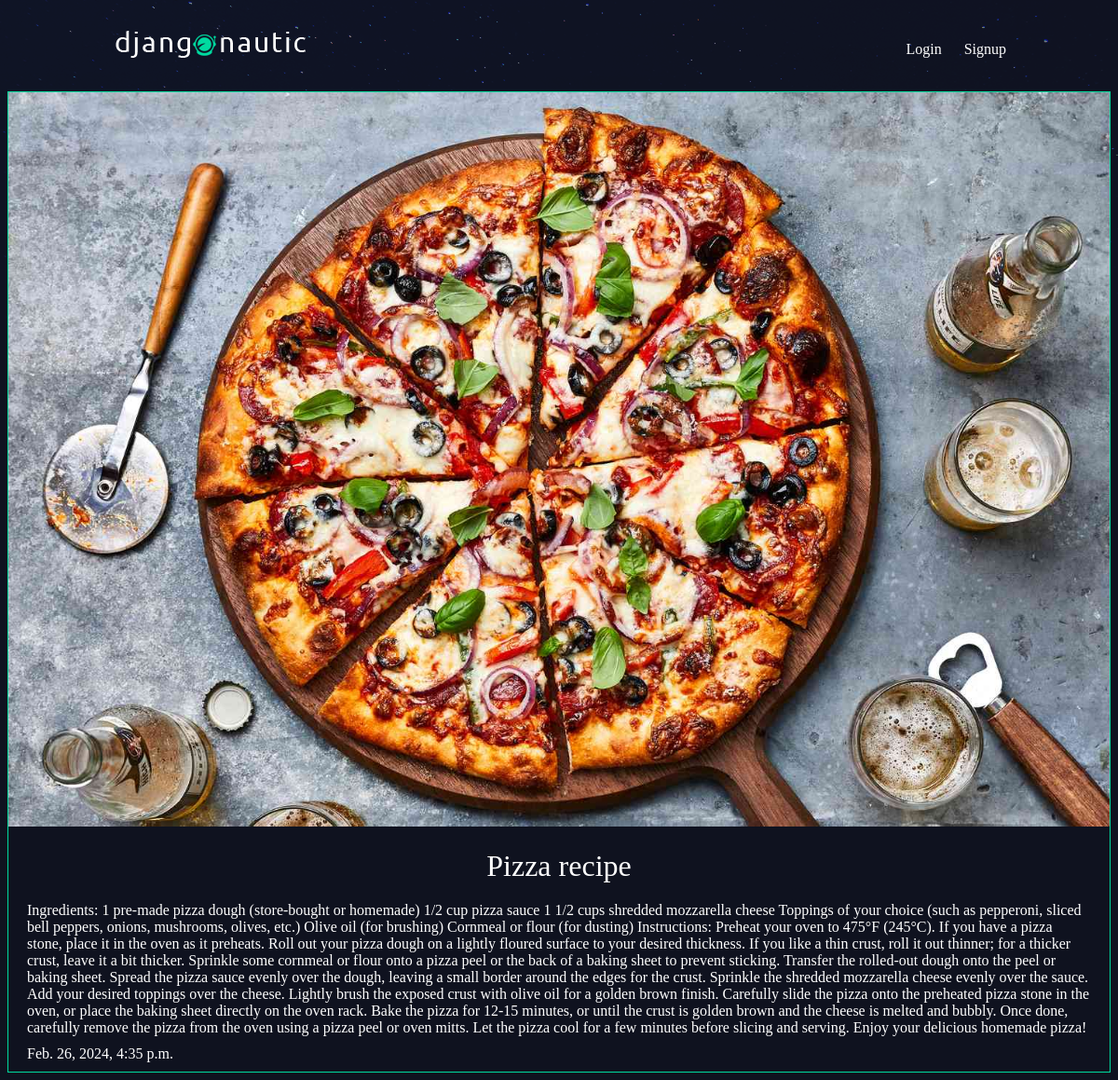
Page /articles/pizza-recipe/ on the committed database.
### articles/models.py (models this page shows, shortened)
class Article(models.Model):
    title = models.CharField(max_length=100)
    slug  = models.SlugField()
    body  = models.TextField()
    date  = models.DateTimeField(auto_now_add=True) # when an article is created it is automatically populate this field
    thumb = models.ImageField(default='default.png',blank=True)
    author = models.ForeignKey(User,on_delete=models.CASCADE,default=None)

### articles/views.py (the view)
# urls.py: path('<slug:slug>/',views.article_detail,name="detail"),
def article_detail(request,slug):
   article= Article.objects.get(slug=slug)
   return render(request,'articles/article_detail.html',{'article':article})

### articles/templates/articles/article_detail.html
{% extends 'base_layout.html' %}
{% block content %}
<div class="article-detail">
    <div class="article">
        <img src ="{{article.thumb.url}}"/>
        <h2>{{ article.title }}</h2>
        <p>{{ article.body }}</p>
        <p>{{ article.date }}</p>
    </div>
</div>
{% endblock %}

### assets/styles.css (style rules this page uses)
body { background-color: #0f121f; background-image: url(/static/stars.png); background-repeat: no-repeat; color: #fff; }
body * { font-family: Ubuntu; }
h1, h2, h3, h4, h5 { font-weight: normal; margin: 0; }
.article { padding: 10px; border: 1px solid #00dba0; position: relative; padding-bottom: 40px; }
.article h2 { font-size: 1.2em; }
.article-detail .article { padding: 0; }
.article-detail .article img { max-width: 100%; }
.article-detail .article h2 { text-align: center; margin: 20px auto; font-size: 2em }
.article-detail .article p { margin: 10px 20px }

### rows in the picture
Article: thumb (picture), title "Pizza recipe", body "Ingredients: 1 pre-made pizza dough (store-bought or homemade) 1/2 cup pizza sauce 1 1/2 cups shredded mozzarella cheese Toppings of your choice (such as pepperoni, sliced bell peppers, onions, mushrooms, olives, etc.) Olive oil (for brushing) Cornmeal or flour (for dusting) Instructions: Preheat your oven to 475°F (245°C). If you have a pizza stone, place it in the oven as it preheats. Roll out your pizza dough on a lightly floured surface to your desired thickness. If you like a thin crust, roll it out thinner; for a thicker crust, leave it a bit thicker. Sprinkle some cornmeal or flour onto a pizza peel or the back of a baking sheet to prevent sticking. Transfer the rolled-out dough onto…", date "Feb. 26, 2024, 4:35 p.m."
